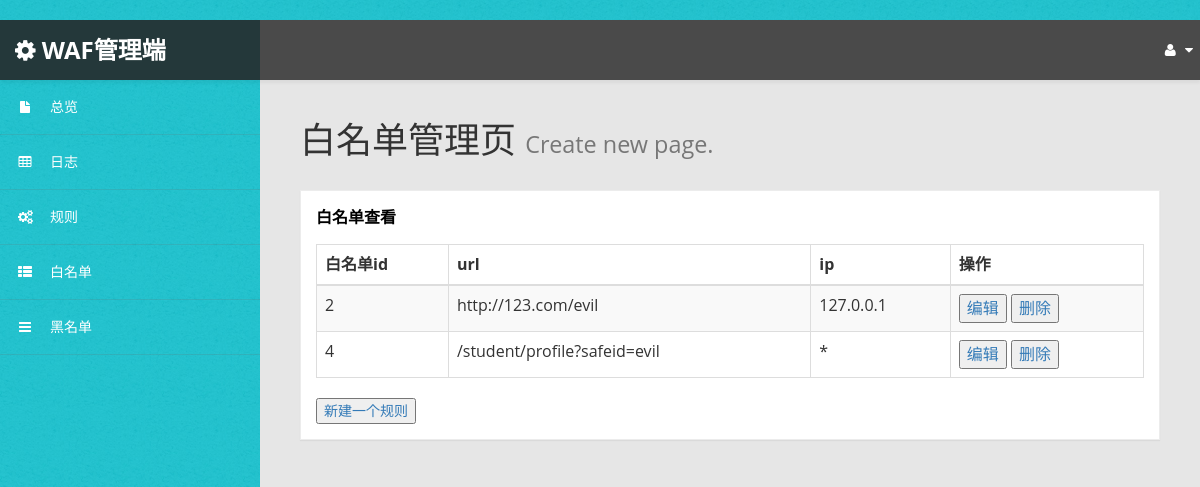
The app's page /Whitelist, older data.
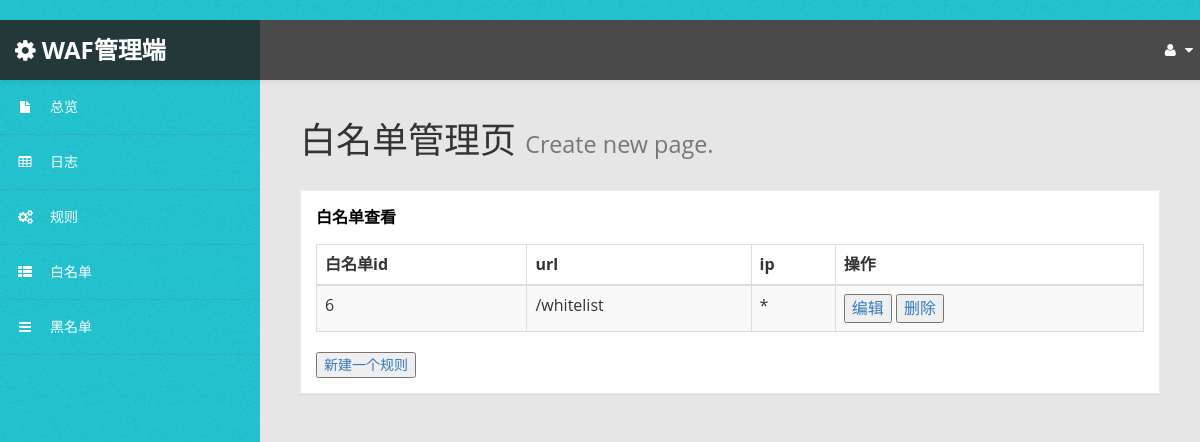
The same page, newer data.
### waf/models.py (models this page shows)
class Whitelist(models.Model):
	id = models.AutoField('id', primary_key=True, unique=True)
	url = models.TextField(default='',blank=False)
	ip = models.TextField(default='',blank=False)

### waf/views.py (the view)
# urls.py: path('Whitelist',views.WhitelistView.as_view(),name= 'Whitelist'),
class WhitelistView(generic.ListView):
    template_name = 'waf/Whitelist.html'
    context_object_name = 'Whitelist_list'
    def get_queryset(self):
        return Whitelist.objects.all()

### waf/templates/waf/Whitelist.html
{% extends 'base.html' %}
{% block content %}
    <div id="page-wrapper">
        <div id="page-inner">
            <div class="row">
                <div class="col-md-12">
                    <h1 class="page-header">
                        白名单管理页 <small>Create new page.</small>
                    </h1>
                    <div class="panel panel-default">
                        <div class="panel-heading">
                            白名单查看
                        </div>
                        <div class="panel-body">
                            <div class="table-responsive">
                                <table class="table table-striped table-bordered table-hover" id="dataTables-example">
                                    <thead>
                                    <tr>
                                        <th>白名单id</th>
                                        <th>url</th>
                                        <th>ip</th>
                                        <th>操作</th>
                                    </tr>
                                    </thead>
                                    <tbody>
                                    {% for Whitelist in Whitelist_list %}
                                        <tr class="odd gradeX">
                                        <td>{{ Whitelist.id }}</td>
                                        <td>{{ Whitelist.url }}</td>
                                        <td>{{ Whitelist.ip }}</td>
                                        <td>
                                            <a class="content_item" href="/Whitelist_edit-{{ Whitelist.id }}/">
                                                <button>编辑</button>
                                            </a>
                                            <a class="content_item" href="/Whitelist_del-{{ Whitelist.id }}/">
                                                <button>删除</button>
                                            </a>
                                        </td>
                                    {% endfor %}
                                    </tr>
                                    </tbody>
                                </table>
                                <a href='/Whitelist_create'>
                                    <button>新建一个规则</button>
                                </a>
                            </div>
                        </div>
                    </div>
                </div>
            </div>
        </div>
    </div>
{% endblock %}

Row changes from the older to the newer data that the page shows:
removed Whitelist: id "2", url "http://123.com/evil", ip "127.0.0.1"
removed Whitelist: id "4", url "/student/profile?safeid=evil", ip "*"
added Whitelist: id "6", url "/whitelist", ip "*"
